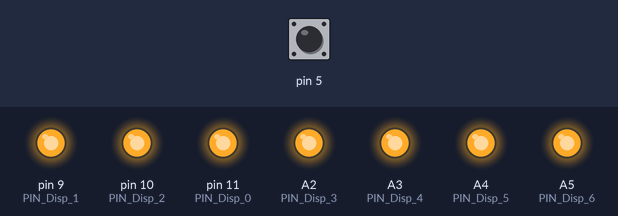
Bench run of a sketch on a simulated Arduino Leonardo, built with avr-gcc and run on an emulated ATmega32U4. Shown: output pins drawn as LEDs (lit = HIGH). The inputs (shaded band) are chosen by the test bench; at power-on: pin 5 HIGH.

Above: at 0.1 s.
Timing chart, 0 to 1.6 s (numbered marks = the images above):
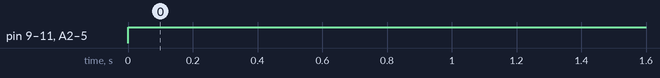

The sketch:

115-1000_Display_6.0.0.4.ino
```cpp
//Arduino Micro または Leonard を使用してください

//簡単な説明
//コマンドに対応しました。デリミタ:CR、Baud:115200、DataBits:8、StopBit:1

//更新履歴
//V1 初版
//V6 外部調整対応、I/O部修正
//V6.0.0.4 小田急自動切換

//入力ピンアサイン
#define PIN_Disp_0    11 //故障　未使用
#define PIN_Disp_1    9//直通
#define PIN_Disp_2    10//EB
#define PIN_Disp_3    A2//抑速
#define PIN_Disp_4    A3//電制
#define PIN_Disp_5    A4//ATS白色
#define PIN_Disp_6    A5//ATS警報

//↓デバッグのコメント(//)を解除するとシリアルモニタでデバッグできます
//#define DEBUG

bool EB_OER = false; //EB作動
bool EB_JR = false; //EB表示灯
bool EB_JR_latch = false; //EB作動ラッチ

bool ATS_ERR = false; //ATS表示灯
bool ATS_ERR_latch = false; //ATS作動ラッチ
bool ATS_Norm = false; //ATS白色表示灯
bool Densei = false;  //電制表示灯
bool Oer_Kaisei = false;  //回生(小田急)
bool Broken = false; //故障表示灯
bool Chokutsu = false; //直通表示灯
bool Yokusoku = false; //抑速表示灯
bool JyoyoMax = false; //常用最大(小田急)バルブ用
bool Unit1 = false; //ユニット表示灯1
bool DenryuSign = false; //電流符号


uint16_t pressure = 0;

//String strbve = "0000/0/ 00000/000000/0000/0";
String strbve = "";

bool JR = false;

void setup() {

  pinMode(5, INPUT_PULLUP); //連動切替

  pinMode(PIN_Disp_0, OUTPUT); //故障
  pinMode(PIN_Disp_1, OUTPUT); //直通
  pinMode(PIN_Disp_2, OUTPUT); //EB
  pinMode(PIN_Disp_3, OUTPUT); //抑速
  pinMode(PIN_Disp_4, OUTPUT); //電制
  pinMode(PIN_Disp_5, OUTPUT); //ATS白色
  pinMode(PIN_Disp_6, OUTPUT); //ATS警報

  digitalWrite(PIN_Disp_0, 0); //故障
  digitalWrite(PIN_Disp_1, 0); //直通
  digitalWrite(PIN_Disp_2, 0); //EB
  digitalWrite(PIN_Disp_3, 0); //抑速
  digitalWrite(PIN_Disp_4, 0); //電制
  digitalWrite(PIN_Disp_5, 0); //ATS白色
  digitalWrite(PIN_Disp_6, 0); //ATS警報

  Serial.begin(115200);
  Serial1.begin(115200);
  Serial.setTimeout(10);
  Serial1.setTimeout(10);

}

void loop() {

  bool lock = !digitalRead(5); //連動切替
  strbve = "";
  if (Serial.available()) {
    strbve = Serial.readStringUntil('\r');
  }
  if (Serial1.available()) {
    strbve = Serial1.readStringUntil('\r');
  }
  if (strbve.length() > 14 && lock) {

    //ATS白色表示灯抽出
    ATS_Norm = strbve.substring(14, 15).toInt();

    //ATS警報抽出
    ATS_ERR = strbve.substring(15, 16).toInt();

    //直通抽出
    Chokutsu = strbve.substring(17, 18).toInt();

    //抑速抽出
    Yokusoku = strbve.substring(19, 20).toInt();

    //ユニット表示1抽出
    Unit1 = strbve.substring(40, 41).toInt();

    //電流符号抽出
    DenryuSign = (strbve.substring(7, 8) != "-");

    //EB抽出/小田急モード抽出
    int Ats10 = strbve.substring(16, 17).toInt();//EB(JR)
    JR = (Ats10 != 9);

    //JRモード
    if (JR) {

      EB_OER = false;

      //JRモードの時Ats10番はEB
      EB_JR =  (Ats10 == 1);

      //電制(JR)抽出
      Densei = strbve.substring(18, 19).toInt();

      //小田急モード
    } else {
      EB_OER = strbve.substring(31, 32).toInt();
      if (!EB_OER) {
        Oer_Kaisei = strbve.substring(16, 17).toInt();// 5 回生(小田急)
      }
    }

    if (!JR && !EB_OER) {
      JyoyoMax = strbve.substring(26, 27).toInt();// 常用最大ブレーキ作用 (小田急)
    }
  } else if (!lock) {
    Broken = true;//故障表示灯点灯
    Chokutsu = true;//直通表示灯
    EB_JR = true; //直通
    Yokusoku = true; //抑速
    Densei = true; //電制
    ATS_Norm = true;
    ATS_ERR = true;//ATS警報
  }

  //圧力計データ入力がある場合はpressireに圧力計値を入れる
  if ( strbve.length() > 22 ) {
    //圧力値読取り
    pressure = strbve.substring(21, 25).toInt();
    //Serial.println(pressure);
    //圧力上限を超えた場合抑える
    if (pressure > 5000 ) {
      pressure = 5000;
    }
  }

  //表示灯制御部
  digitalWrite(PIN_Disp_0, Broken);   //故障
  digitalWrite(PIN_Disp_1, Chokutsu); //直通
  digitalWrite(PIN_Disp_2, EB_JR || EB_OER); //EB
  digitalWrite(PIN_Disp_3, Yokusoku); //抑速
  digitalWrite(PIN_Disp_4, Densei || Oer_Kaisei || (!Yokusoku && !Densei && Unit1 && !DenryuSign)  || (!ATS_Norm && !ATS_ERR && !DenryuSign)); //電制
  digitalWrite(PIN_Disp_5, ATS_Norm); //ATS白色
  digitalWrite(PIN_Disp_6, ATS_ERR); //ATS警報
  //表示灯制御部ここまで

  delay(10);
}
```

Measured:
- by itself, pin 9 (PIN_Disp_1), pin 10 (PIN_Disp_2), pin 11 (PIN_Disp_0), A2 (PIN_Disp_3), A3 (PIN_Disp_4), A4 (PIN_Disp_5), A5 (PIN_Disp_6): LOW → HIGH at 0.00 s
